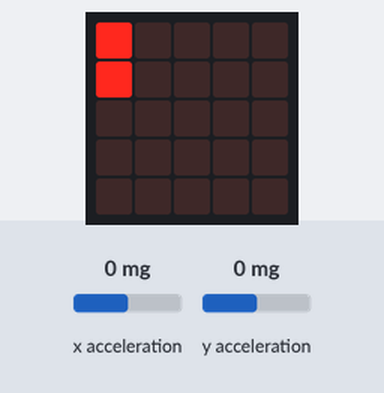
This program was run on a simulated BBC micro:bit (MakeCode). Parts: the board's 5×5 LED display. The test bench sets the inputs (shaded band); at power-on: y acceleration 0 mg, x acceleration 0 mg. Random numbers come from a fixed seed.

Above: at 1.28 s.
1.3 s: y acceleration set to 93 mg
3.5 s: y acceleration set to 107 mg
At 4.44 s:
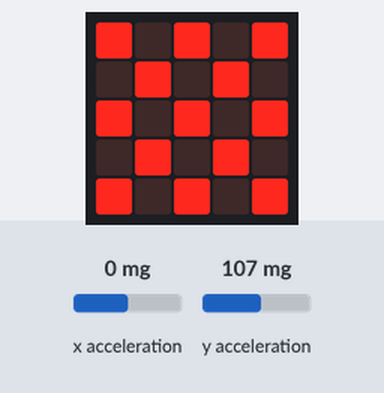
6.5 s: x acceleration set to 750 mg
At 7.62 s:
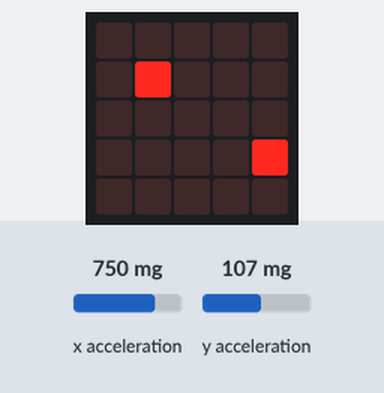
9.1 s: x acceleration set to -1440 mg
At 9.39 s:
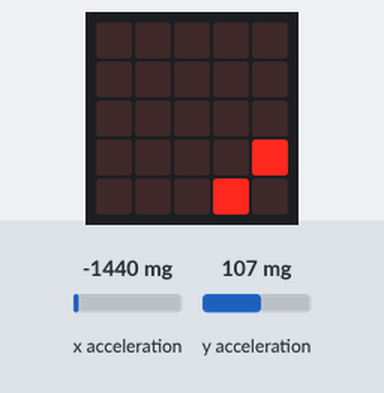
11.4 s: y acceleration set to -1440 mg
At 11.59 s:
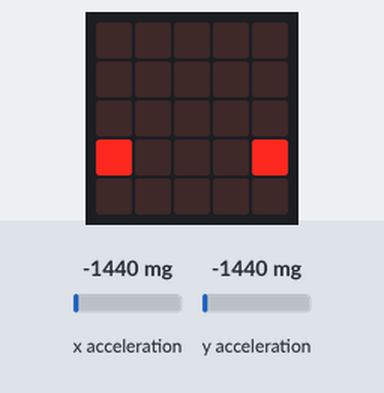
13.4 s: x acceleration set to 93 mg
14.9 s: x acceleration set to 110 mg
At 15.12 s:
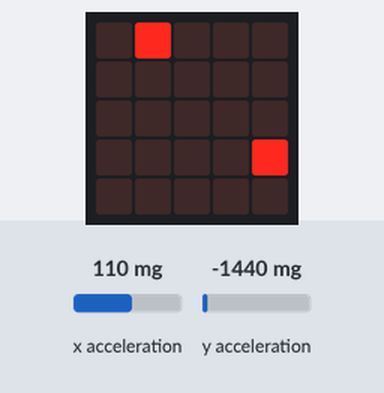

Measured:
- the behaviour switches between 100 and 101 mg on y acceleration (found by bisection; images 0 and 1)
- the behaviour switches between 100 and 101 mg on x acceleration (found by bisection; images 4 and 5)
- what the display in image 1 shows lasts 0.4 s, from 4.2 s to 4.6 s

The program:

main.ts
```typescript
let EPOS = 0
let EY = 0
let EX = 0
let GY = 0
let GX = 0
let MY = 0
let MX = 0
let START = 0
basic.forever(function () {
    if (START == 1) {
        led.unplot(MX, MY)
        GX = input.acceleration(Dimension.X)
        GY = input.acceleration(Dimension.Y)
        if (100 < GX && MX < 4) {
            MX += 1
        } else if (GX < -100 && 0 < MX) {
            MX += -1
        }
        if (100 < GY && MY < 4) {
            MY += 1
        } else if (GY < -100 && 0 < MY) {
            MY += -1
        }
        basic.pause(100)
        led.plot(MX, MY)
        basic.pause(100)
        if (MX == EX && MY == EY) {
            basic.pause(500)
            led.unplot(MX, MY)
            START = 2
        }
    }
})
basic.forever(function () {
    if (START == 0) {
        basic.clearScreen()
        MX = 0
        MY = 0
        EPOS = randint(1, 24)
        EX = EPOS % 5
        EY = (EPOS - EX) / 5
        led.plot(EX, EY)
        led.plot(MX, MY)
        START = 1
    }
})
basic.forever(function () {
    if (START == 2) {
        for (let index = 0; index < 4; index++) {
            basic.showLeds(`
                # . # . #
                . # . # .
                # . # . #
                . # . # .
                # . # . #
                `)
            basic.showLeds(`
                . . . . .
                . . . . .
                . . . . .
                . . . . .
                . . . . .
                `)
        }
        START = 0
    }
})
```

test.ts
```typescript
// テストはここに来ます。このパッケージが拡張機能として使用されるときにはコンパイルされません。
```
